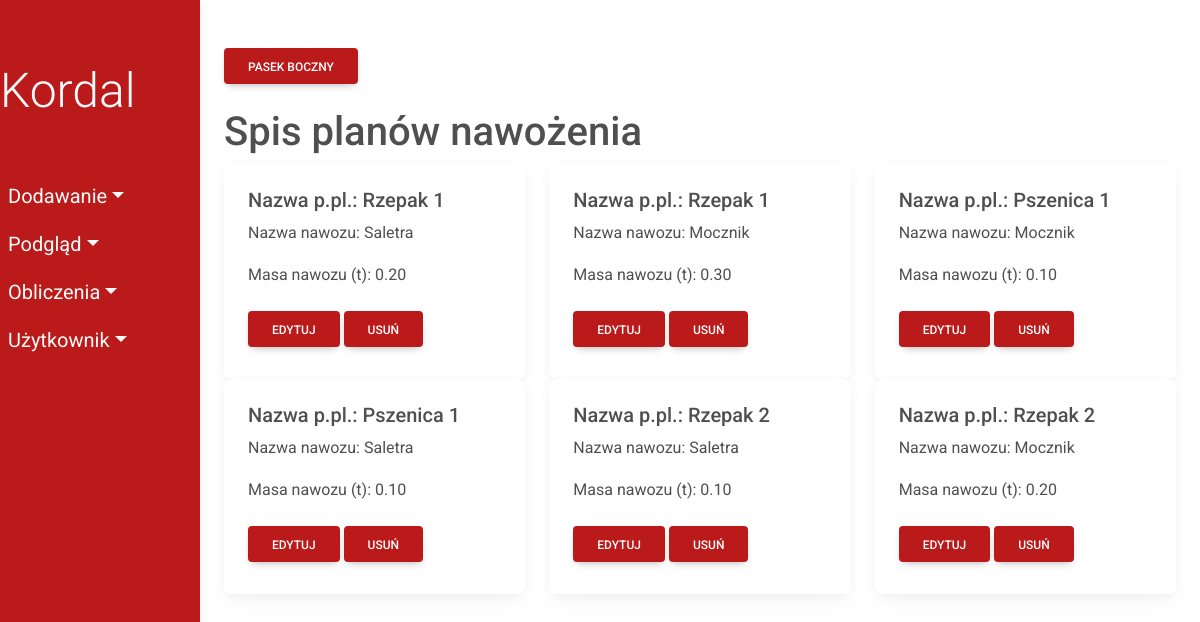
The page /fertilization_plans/ on the database its author committed.
### fields/models.py (models this page shows, shortened)
class FertilizationPlan(models.Model):
    predicted_crop = models.ForeignKey(
        'PredictedCrop', on_delete=models.CASCADE)
    fertilizer = models.ForeignKey('Fertilizer', on_delete=models.CASCADE)
    fertilizer_mass = models.DecimalField(max_digits=10, decimal_places=2)
    class Meta:
        db_table = 'FertilizationPlan'

class PredictedCrop(models.Model):
    predicted_crop_name = models.CharField(max_length=50)
    plant = models.ForeignKey(Plant, on_delete=models.CASCADE)
    crop_mass = models.DecimalField(max_digits=10, decimal_places=2)
    class_field = models.ForeignKey(
        ClassField, on_delete=models.CASCADE, db_column='class_id')
    class Meta:
        db_table = 'PredictedCrop'
    def __str__(self):
        return self.predicted_crop_name

class Fertilizer(models.Model):
    fertilizer_name = models.CharField(max_length=50)
    price = models.DecimalField(max_digits=10, decimal_places=2)
    class Meta:
        db_table = 'Fertilizer'
    def __str__(self):
        return self.fertilizer_name

### fields/views/viewsFertilizationPlan.py (the view)
# urls.py: path('fertilization_plans/', viewsFertilizationPlan.show_fertilization_plans,
def show_fertilization_plans(request):
    fertilization_plans = FertilizationPlan.objects.all()
    return render(request, 'fields/show/fertilizationPlan.html', {'fertilization_plans': fertilization_plans})

### fields/templates/fields/show/fertilizationPlan.html
{% extends 'fields/index.html' %}
      {% block content %}
      <h1>Spis planów nawożenia</h1>
      <div class="row">
        {% for fertilization_plan in fertilization_plans %}
        <div class="col-sm-4">
          <div class="card">
            <div class="card-body">
              <h5 class="card-title">Nazwa p.pl.: {{ fertilization_plan.predicted_crop}}</h5>
              <p class="card-text">Nazwa nawozu: {{ fertilization_plan.fertilizer}}</p>
              <p class="card-text">Masa nawozu (t): {{ fertilization_plan.fertilizer_mass}}</p>
              <a href="update/{{fertilization_plan.id}}" class="btn my-2 menu-btn">Edytuj</a>
              <a href="delete/{{fertilization_plan.id}}" class="btn my-2 menu-btn">Usuń</a>
            </div>
          </div>
        </div>
        {% endfor %}
      </div>
    {% endblock %}

### fields/static/css/style.css (style rules this page uses)
* { margin: 0; padding: 0; box-sizing: border-box; }
:root { --nav-bg: #bb1a1a; --dropdown-bg: #cc2b2b }
body { min-height: 100vh; background-color: #fff; }
.menu-btn { background-color: var(--nav-bg); color:#fff }

### rows shown on the page
FertilizationPlan: predicted_crop "Rzepak 1", fertilizer "Saletra", fertilizer_mass "0.20"
FertilizationPlan: predicted_crop "Rzepak 1", fertilizer "Mocznik", fertilizer_mass "0.30"
FertilizationPlan: predicted_crop "Pszenica 1", fertilizer "Mocznik", fertilizer_mass "0.10"
FertilizationPlan: predicted_crop "Pszenica 1", fertilizer "Saletra", fertilizer_mass "0.10"
FertilizationPlan: predicted_crop "Rzepak 2", fertilizer "Saletra", fertilizer_mass "0.10"
FertilizationPlan: predicted_crop "Rzepak 2", fertilizer "Mocznik", fertilizer_mass "0.20"
